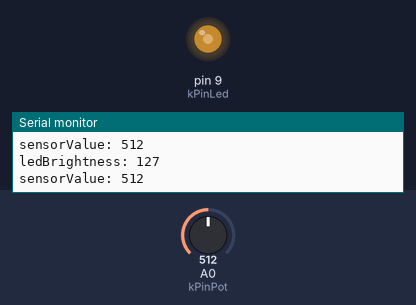
The sketch below on a simulated Arduino Uno, built with avr-gcc and run on an emulated ATmega328P. On the bench: output pins drawn as LEDs (lit = HIGH), the last lines printed to the serial monitor. Inputs (shaded band) come from the test bench; at power-on: A0 (kPinPot) = 512.

Above: at 1.2 s.
1.3 s: A0 (kPinPot) set to 414
At 2.0 s:
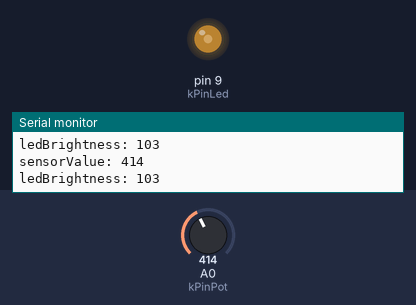
4.3 s: A0 (kPinPot) set to 386
At 5.6 s:
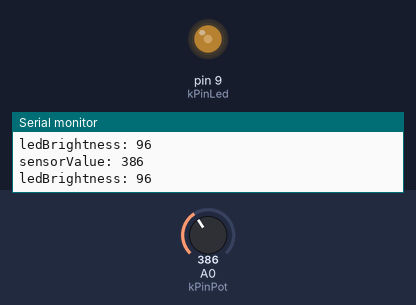
7.3 s: A0 (kPinPot) set to 105
At 7.9 s:
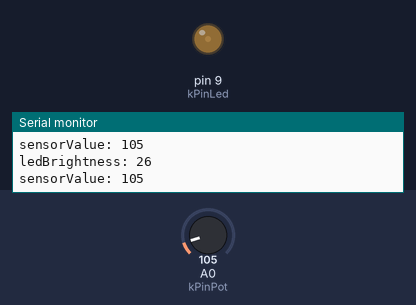
8.8 s: A0 (kPinPot) set to 95
At 10.3 s:
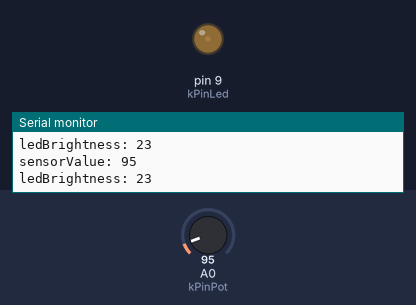
11.8 s: A0 (kPinPot) set to 716
At 12.4 s:
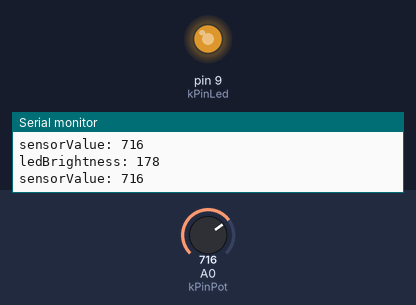
13.3 s: A0 (kPinPot) set to 992
At 13.7 s:
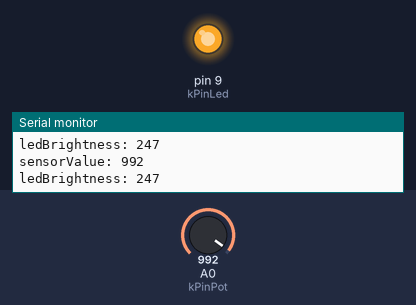
14.8 s: A0 (kPinPot) set to 1012
Timing chart, 0 to 17.8 s (numbered marks = the images above; inputs shaded):
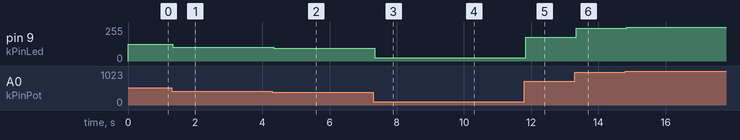

Measured:
- after the input at 1.3 s, pin 9 (kPinLed): 127/255 → 103/255 at once
- after the input at 4.3 s, pin 9 (kPinLed): 103/255 → 96/255 at once
- after the input at 7.3 s, pin 9 (kPinLed): 96/255 → 26/255 at once
- after the input at 8.8 s, pin 9 (kPinLed): 26/255 → 23/255 at once
- after the input at 11.8 s, pin 9 (kPinLed): 23/255 → 178/255 at once
- after the input at 13.3 s, pin 9 (kPinLed): 178/255 → 247/255 at once
- after the input at 14.8 s, pin 9 (kPinLed): 247/255 → 252/255 at once

The sketch:

AnalogIn.ino
```cpp
const int kPinPot = A0;
const int kPinLed = 9;
int ledBrightness = 0;
int sensorValue = 0;
void setup() {
  pinMode(kPinPot, INPUT);
  pinMode(kPinLed, OUTPUT);
  Serial.begin(9600);

}

void loop() {

  sensorValue = analogRead(kPinPot);
  Serial.print("sensorValue: ");
  Serial.println(sensorValue);
  ledBrightness = map(sensorValue, 0, 1023, 0, 255);
  analogWrite(kPinLed, ledBrightness);
  Serial.print("ledBrightness: ");
  Serial.println(ledBrightness);
}
```
